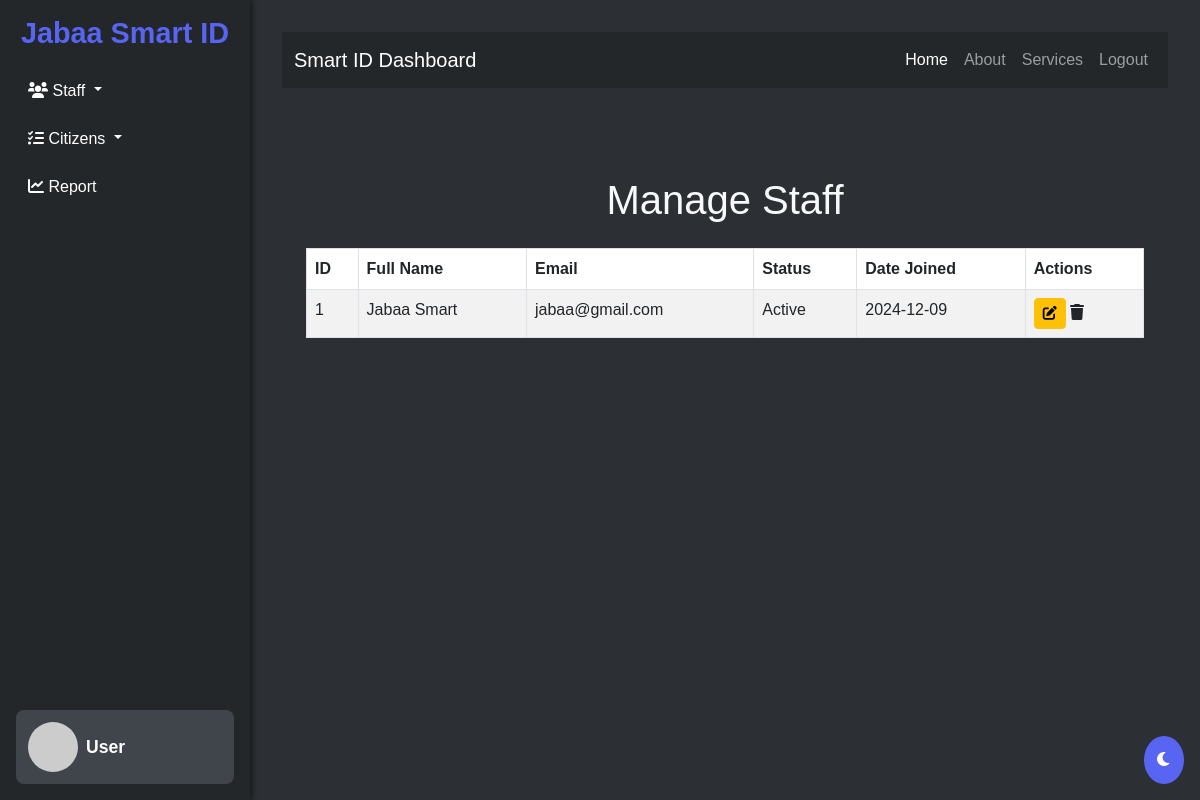
/manage_accounts/, run on the app's committed database.
### jabaa_admin_dashboard/models.py (models this page shows, shortened)
class Account(models.Model):
    full_name = models.CharField(max_length=255, verbose_name="Full Name")
    email = models.EmailField(unique=True, verbose_name="Email Address")
    password = models.CharField(max_length=128, verbose_name="Password")
    is_active = models.BooleanField(default=True)
    date_joined = models.DateTimeField(default=timezone.now)
    last_login = models.DateTimeField(null=True, blank=True)

### jabaa_admin_dashboard/views.py (the view)
# urls.py: path('manage_accounts/', views.manage_accounts, name='manage_accounts'),
def manage_accounts(request):
    accounts = Account.objects.all()
    return render(request, 'jabaa_admin_dashboard/manage_account.html', {'accounts': accounts})

### jabaa_admin_dashboard/templates/jabaa_admin_dashboard/manage_account.html (shortened to what this page needs)
{% load static %}
<!DOCTYPE html>
<html lang="en">
  <head>
    <link
      href="https://cdn.jsdelivr.net/npm/bootstrap@5.3.0/dist/css/bootstrap.min.css"
      rel="stylesheet"
    />
    <link
      href="https://cdnjs.cloudflare.com/ajax/libs/font-awesome/6.0.0-beta3/css/all.min.css"
      rel="stylesheet"
    />
    <link
      href="https://cdn.datatables.net/1.13.6/css/jquery.dataTables.min.css"
      rel="stylesheet"
    />
    <link href="{% static 'assets/css/dashboard.css' %}" rel="stylesheet" />
  </head>
  <body>
    <div class="d-flex">
      {% include "jabaa_admin_dashboard/sidebar/sidebar.html" %}
       {% include "jabaa_admin_dashboard/navbar/navbar.html" %}
    </div>
    <div class="main-content">
        <div class="content p-4 w-100">
            <h1 class="text-center text-light">Manage Staff</h1>
            <div class="table-responsive mt-4">
                <table id="manageTable" class="table table-striped table-bordered">
                    <thead>
                        <tr>
                            <th>ID</th>
                            <th>Full Name</th>
                            <th>Email</th>
                            <th>Status</th>
                            <th>Date Joined</th>
                            <th>Actions</th>
                        </tr>
                    </thead>
                    <tbody>
                        {% for account in accounts %}
                        <tr data-id="{{ account.id }}">
                            <td>{{ account.id }}</td>
                            <td>{{ account.full_name }}</td>
                            <td>{{ account.email }}</td>
                            <td>
                                {% if account.is_active %}
                                    Active
                                {% else %}
                                    Inactive
                                {% endif %}
                            </td>
                            <td>{{ account.date_joined|date:"Y-m-d" }}</td>
                            <td>
                                <div class="action-icons">
                                    <a href="{% url 'update_staff' account.id %}" class="btn btn-sm btn-warning">
                                        <i class="fas fa-edit"></i>
                                    </a>
                                    <i class="fas fa-trash delete" onclick="handleDelete({{ account.id }})"></i>
                                </div>
                            </td>
                        </tr>
                        {% empty %}
                        <tr>
                            <td colspan="6" class="text-center">No accounts found.</td>
                        </tr>
                        {% endfor %}
                    </tbody>
                </table>
            </div>
        </div>
    </div>
    <button class="theme-toggle-btn" onclick="toggleTheme()">
      <i class="fas fa-moon"></i>
    </button>
  </body>
</html>

### static/assets/css/dashboard.css (style rules this page uses)
:root { --discord-bg: #2c2f33; --discord-sidebar-bg: #23272a; --discord-accent: #5865f2; --discord-hover: #40444b; --discord-text: #ffffff; }
body { background-color: var(--discord-bg); color: var(--discord-text); font-family: "Arial", sans-serif; display: flex; flex-direction: column; height: 100vh; margin: 0; }
.main-content { margin-left: 250px; padding: 2rem; flex-grow: 1; }
.theme-toggle-btn { position: fixed; bottom: 1rem; right: 1rem; z-index: 1000; background-color: var(--discord-accent); color: var(--discord-text); border: none; border-radius: 50%; padding: 0.75rem; }
.table-responsive { margin-top: 2rem; }

### data on the page
Account: id "1", full_name "Jabaa Smart", email "jabaa@gmail.com", is_active "Active", date_joined "2024-12-09"
